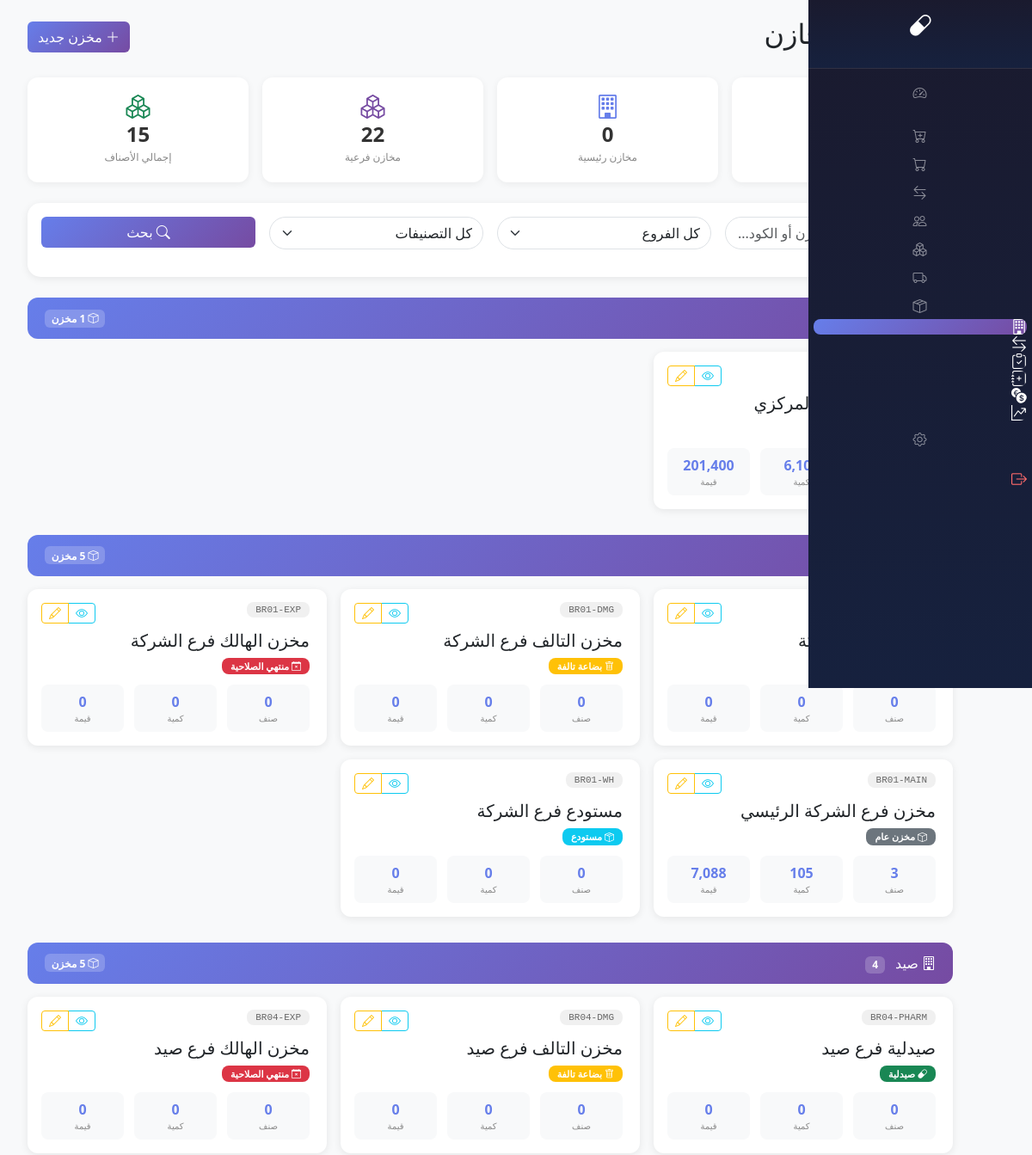
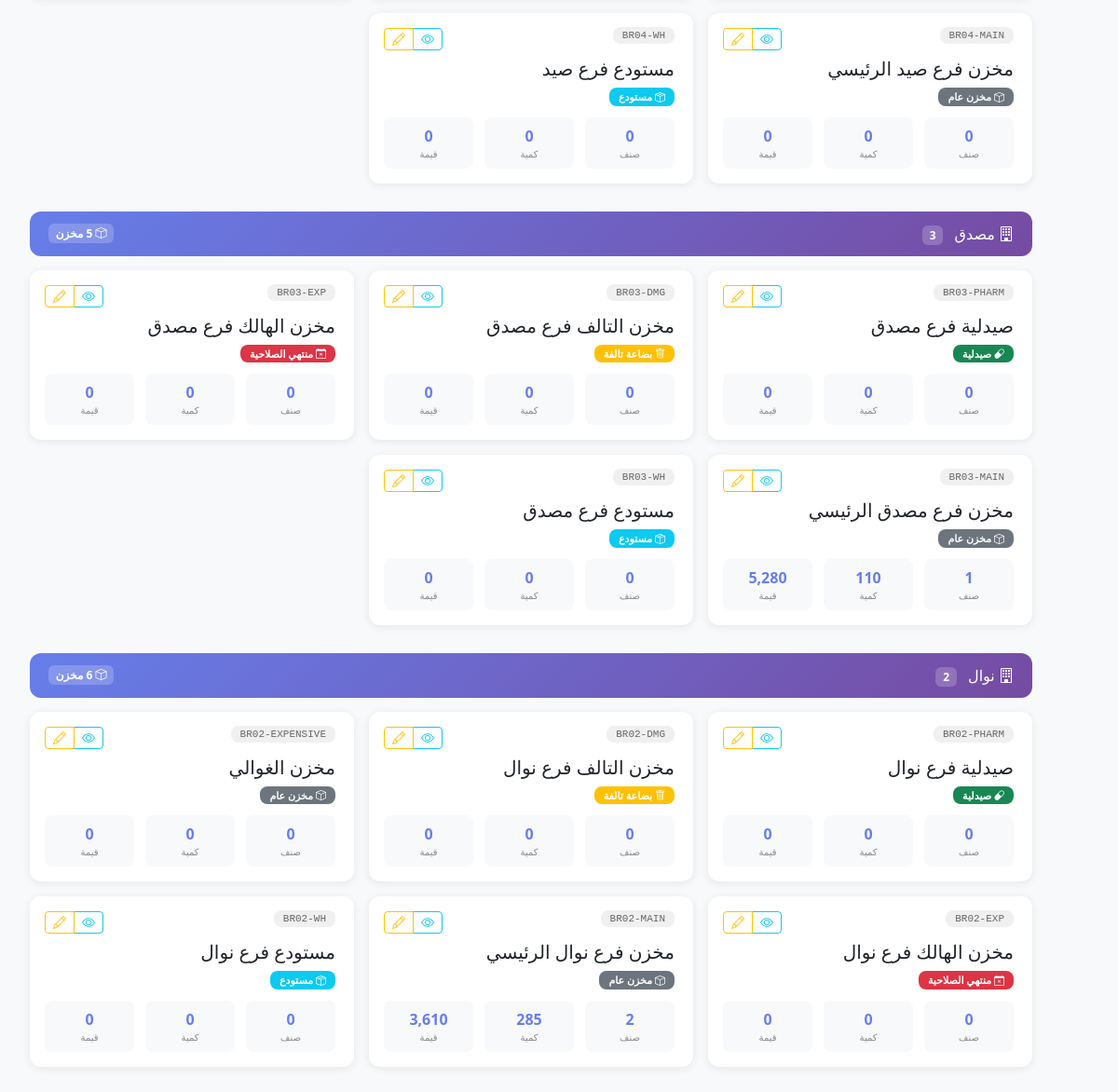
The app's page /modules/inventory/stores/index.php (signed in) with its own data (2 pictures, top to bottom).
### tables this page shows
CREATE TABLE `stores` (
  `id` int(11) NOT NULL,
  `store_code` varchar(20) NOT NULL,
  `store_name` varchar(100) NOT NULL,
  `store_type` enum('main','sub') NOT NULL DEFAULT 'sub',
  `store_category` enum('warehouse','pharmacy','expired','damaged','surplus','general') NOT NULL DEFAULT 'general',
  `branch_id` int(11) DEFAULT NULL,
  `parent_store_id` int(11) DEFAULT NULL,
  `is_active` tinyint(1) DEFAULT 1,
  `notes` text DEFAULT NULL,
  `created_by` int(11) DEFAULT NULL,
  `created_at` timestamp NOT NULL DEFAULT current_timestamp(),
  `updated_at` timestamp NOT NULL DEFAULT current_timestamp() ON UPDATE current_timestamp()
);

### modules/inventory/stores/index.php (the view, shortened to what this page needs)
<?php
$db = getDB();
$page_title = 'إدارة المخازن';
$cols = $db->query("SELECT COLUMN_NAME FROM INFORMATION_SCHEMA.COLUMNS WHERE TABLE_SCHEMA = DATABASE() AND TABLE_NAME = 'stores'")->fetchAll(PDO::FETCH_COLUMN);
$has_store_category = in_array('store_category', $cols);
$has_is_main_store = in_array('is_main_store', $cols);
$cols_items = $db->query("SELECT COLUMN_NAME FROM INFORMATION_SCHEMA.COLUMNS WHERE TABLE_SCHEMA = DATABASE() AND TABLE_NAME = 'inventory_items'")->fetchAll(PDO::FETCH_COLUMN);
$has_total_cost = in_array('total_cost', $cols_items);
$search = trim($_GET['search'] ?? '');
$where = "WHERE s.is_active = 1";
$params = [];
$total_cost_select = $has_total_cost
    ? "(SELECT COALESCE(SUM(total_cost), 0) FROM inventory_items WHERE store_id = s.id) as total_value"
    : "(SELECT COALESCE(SUM(quantity * unit_cost), 0) FROM inventory_items WHERE store_id = s.id) as total_value";
$order_by = $has_is_main_store
    ? "CASE WHEN s.is_main_store = 1 THEN 0 ELSE 1 END, b.branch_name, s.store_name"
    : "b.branch_name, s.store_name";
$sql = "SELECT
    s.*,
    b.branch_name,
    b.branch_code,
    (SELECT COUNT(DISTINCT product_id) FROM inventory_items WHERE store_id = s.id) as products_count,
    (SELECT COALESCE(SUM(quantity), 0) FROM inventory_items WHERE store_id = s.id) as total_stock,
    {$total_cost_select}
FROM stores s
LEFT JOIN branches b ON s.branch_id = b.id
{$where}
ORDER BY {$order_by}";
$stmt = $db->prepare($sql);
$stmt->execute($params);
$all_stores = $stmt->fetchAll();
$grouped_stores = [];
foreach ($all_stores as $store) {
    $branchKey = $store['branch_id'] ?? 0;
    $branchName = $store['branch_name'] ?? 'مركزي';
    if (!isset($grouped_stores[$branchKey])) {
        $grouped_stores[$branchKey] = [
            'branch_name' => $branchName,
            'branch_code' => $store['branch_code'] ?? '',
            'stores' => []
        ];
    }
    $grouped_stores[$branchKey]['stores'][] = $store;
}
$category_labels = [
    'main_store' => ['المخزن الرئيسي', 'bi-building', 'primary', 'border-primary'],
    'warehouse' => ['مستودع', 'bi-box-seam', 'info', 'border-info'],
    'pharmacy' => ['صيدلية', 'bi-capsule', 'success', 'border-success'],
    'expired' => ['منتهي الصلاحية', 'bi-calendar-x', 'danger', 'border-danger'],
    'damaged' => ['بضاعة تالفة', 'bi-trash', 'warning', 'border-warning'],
    'surplus' => ['مخزون فائض', 'bi-stack', 'secondary', 'border-secondary'],
    'general' => ['مخزن عام', 'bi-box', 'secondary', 'border-secondary']
];
$total_stores = count($all_stores);
$total_main = $has_is_main_store ? count(array_filter($all_stores, fn($s) => $s['is_main_store'])) : 0;
$total_sub = $total_stores - $total_main;
$total_products = array_sum(array_column($all_stores, 'products_count'));
require_once __DIR__ . '/../../../includes/sidebar.php';
?>
<!DOCTYPE html>
<html lang="ar" dir="rtl">
<head>
    <link href="https://cdn.jsdelivr.net/npm/bootstrap@5.3.2/dist/css/bootstrap.rtl.min.css" rel="stylesheet">
    <link href="https://cdn.jsdelivr.net/npm/bootstrap-icons@1.11.1/font/bootstrap-icons.css" rel="stylesheet">
</head>
<body>
    <div class="main-content">
        <div class="container-fluid">
            <div class="d-flex justify-content-between align-items-center mb-4">
                <h2><i class="bi bi-building"></i> <?= $page_title ?></h2>
                <a href="create.php" class="btn btn-primary"><i class="bi bi-plus-lg"></i> مخزن جديد</a>
            </div>
            <div class="row g-3 mb-4">
                <div class="col-md-3">
                    <div class="stat-card"><i class="bi bi-building"></i><div class="value"><?= number_format($total_stores) ?></div><div class="label">إجمالي المخازن</div></div>
                </div>
                <div class="col-md-3">
                    <div class="stat-card"><i class="bi bi-building" style="color: var(--primary)"></i><div class="value"><?= number_format($total_main) ?></div><div class="label">مخازن رئيسية</div></div>
                </div>
                <div class="col-md-3">
                    <div class="stat-card"><i class="bi bi-boxes" style="color: var(--secondary)"></i><div class="value"><?= number_format($total_sub) ?></div><div class="label">مخازن فرعية</div></div>
                </div>
                <div class="col-md-3">
                    <div class="stat-card"><i class="bi bi-boxes" style="color: #198754"></i><div class="value"><?= number_format($total_products) ?></div><div class="label">إجمالي الأصناف</div></div>
                </div>
            </div>
            <div class="card mb-4">
                <div class="card-body">
                    <form method="GET" action="" class="row g-3">
                        <div class="col-md-3">
                            <div class="search-box">
                                <i class="bi bi-search"></i>
                                <input type="text" name="search" class="form-control" placeholder="ابحث باسم المخزن أو الكود..." value="<?= htmlspecialchars($search) ?>">
                            </div>
                        </div>
                        <div class="col-md-3">
                            <select name="branch" class="form-select filter-box" onchange="this.form.submit()">
                                <option value="0">كل الفروع</option>
                            </select>
                        </div>
                        <?php if ($has_store_category): ?>
                        <div class="col-md-3">
                            <select name="category" class="form-select filter-box" onchange="this.form.submit()">
                                <option value="">كل التصنيفات</option>
                            </select>
                        </div>
                        <?php endif; ?>
                        <div class="col-md-3">
                            <button type="submit" class="btn btn-primary w-100"><i class="bi bi-search"></i> بحث</button>
                        </div>
                    </form>
                </div>
            </div>
            <?php if (empty($grouped_stores)): ?>
                <div class="card">
                    <div class="card-body text-center py-5">
                        <i class="bi bi-building" style="font-size: 48px; color: #ddd;"></i>
                        <h5 class="mt-3 text-muted">لا يوجد مخازن</h5>
                        <a href="create.php" class="btn btn-primary mt-3"><i class="bi bi-plus-lg"></i> إضافة مخزن جديد</a>
                    </div>
                </div>
            <?php else: ?>
                <?php foreach ($grouped_stores as $branchKey => $group): ?>
                <div class="branch-section">
                    <div class="branch-header">
                        <div>
                            <i class="bi bi-building"></i>
                            <h4 class="d-inline-block me-2"><?= htmlspecialchars($group['branch_name']) ?></h4>
                            <?php if ($group['branch_code']): ?><span class="badge"><?= htmlspecialchars($group['branch_code']) ?></span><?php endif; ?>
                        </div>
                        <span class="badge"><i class="bi bi-box"></i> <?= count($group['stores']) ?> مخزن</span>
                    </div>
                    <div class="row g-3">
                        <?php foreach ($group['stores'] as $store):
                            $cat_key = $has_store_category ? ($store['store_category'] ?? '') : '';
                            $cat_info = $category_labels[$cat_key] ?? ['مخزن', 'bi-box', 'secondary', 'border-secondary'];
                            $is_main = $has_is_main_store ? ($store['is_main_store'] ?? 0) : 0;
                            $card_class = $is_main ? 'main-store' : '';
                            $products_count = intval($store['products_count'] ?? 0);
                            $total_stock = floatval($store['total_stock'] ?? 0);
                            $total_value = floatval($store['total_value'] ?? 0);
                        ?>
                        <div class="col-md-6 col-lg-4">
                            <div class="card store-card <?= $card_class ?>">
                                <div class="card-body">
                                    <div class="d-flex justify-content-between align-items-start mb-2">
                                        <div>
                                            <span class="store-code"><?= htmlspecialchars($store['store_code']) ?></span>
                                        </div>
                                        <div class="btn-group">
                                            <a href="view.php?id=<?= $store['id'] ?>" class="btn btn-sm btn-outline-info" title="عرض"><i class="bi bi-eye"></i></a>
                                            <a href="edit.php?id=<?= $store['id'] ?>" class="btn btn-sm btn-outline-warning" title="تعديل"><i class="bi bi-pencil"></i></a>
                                        </div>
                                    </div>
                                    <h5 class="card-title mb-2"><?= htmlspecialchars($store['store_name']) ?></h5>
                                    <?php if ($has_store_category): ?>
                                    <span class="badge bg-<?= $cat_info[2] ?>" style="font-size: 11px; padding: 4px 10px; border-radius: 8px;">
                                        <i class="bi <?= $cat_info[1] ?>"></i> <?= $cat_info[0] ?>
                                    </span>
                                    <?php endif; ?>
                                    <div class="stats-row">
                                        <div class="stat"><div class="val"><?= number_format($products_count) ?></div><div class="lbl">صنف</div></div>
                                        <div class="stat"><div class="val"><?= number_format($total_stock, 0) ?></div><div class="lbl">كمية</div></div>
                                        <div class="stat"><div class="val"><?= number_format($total_value, 0) ?></div><div class="lbl">قيمة</div></div>
                                    </div>
                                </div>
                            </div>
                        </div>
                        <?php endforeach; ?>
                    </div>
                </div>
                <?php endforeach; ?>
            <?php endif; ?>
        </div>
    </div>
</body>
</html>

### includes/sidebar.php (style rules this page uses)
.main-content { margin-right: 60px !important; transition: margin-right 0.35s ease; }

### modules/inventory/stores/index.php (style rules this page uses)
:root { --primary: #667eea; --secondary: #764ba2; }
body { background: #f8f9fa; font-family: 'Segoe UI', Tahoma, Geneva, Verdana, sans-serif; }
.main-content { margin-right: 260px; padding: 20px; }
.card { border: none; border-radius: 15px; box-shadow: 0 2px 10px rgba(0,0,0,0.08); }
.btn-primary { background: linear-gradient(135deg, var(--primary) 0%, var(--secondary) 100%); border: none; }
.stat-card { background: white; border-radius: 12px; padding: 20px; text-align: center; box-shadow: 0 2px 8px rgba(0,0,0,0.06); }
.stat-card i { font-size: 28px; color: var(--primary); margin-bottom: 8px; }
.stat-card .value { font-size: 24px; font-weight: 700; color: #333; }
.stat-card .label { font-size: 12px; color: #888; }
.branch-section { margin-bottom: 30px; }
.branch-header { background: linear-gradient(135deg, #667eea 0%, #764ba2 100%); color: white; padding: 12px 20px; border-radius: 12px; margin-bottom: 15px; display: flex; justify-content: space-between; align-items: center; }
.branch-header h4 { margin: 0; font-size: 16px; }
.branch-header .badge { background: rgba(255,255,255,0.2); color: white; font-size: 12px; }
.store-card { transition: all 0.3s; border-right: 4px solid transparent; border-radius: 12px; background: white; }
.store-card .store-code { background: #f0f0f0; color: #666; padding: 3px 10px; border-radius: 8px; font-size: 11px; font-family: monospace; }
.stats-row { display: flex; gap: 12px; margin-top: 12px; }
.stats-row .stat { text-align: center; padding: 8px 12px; background: #f8f9fa; border-radius: 8px; flex: 1; }
.stats-row .stat .val { font-size: 16px; font-weight: 700; color: var(--primary); }
.stats-row .stat .lbl { font-size: 10px; color: #888; }
.filter-box { border-radius: 25px; }
.search-box { position: relative; }
.search-box i { position: absolute; right: 12px; top: 50%; transform: translateY(-50%); color: #999; }
.search-box input { padding-right: 40px; border-radius: 25px; }

### records on screen
stores: store_name "المخزن الرئيسي المركزي", store_category "مخزن عام", total_stock "6,100", total_value "201,400"
stores: store_name "صيدلية فرع الشركة", products_count "0", total_stock "0", total_value "0"
stores: store_code "BR01-DMG", store_name "مخزن التالف فرع الشركة", store_category "بضاعة تالفة", products_count "0", total_stock "0", total_value "0"
stores: store_code "BR01-EXP", store_name "مخزن الهالك فرع الشركة", store_category "منتهي الصلاحية", products_count "0", total_stock "0", total_value "0"
stores: store_code "BR01-MAIN", store_name "مخزن فرع الشركة الرئيسي", store_category "مخزن عام", products_count "3", total_stock "105", total_value "7,088"
stores: store_code "BR01-WH", store_name "مستودع فرع الشركة", store_category "مستودع", products_count "0", total_stock "0", total_value "0"
stores: store_code "BR04-PHARM", store_name "صيدلية فرع صيد", store_category "صيدلية", products_count "0", total_stock "0", total_value "0"
stores: store_code "BR04-DMG", store_name "مخزن التالف فرع صيد", store_category "بضاعة تالفة", products_count "0", total_stock "0", total_value "0"
stores: store_code "BR04-EXP", store_name "مخزن الهالك فرع صيد", store_category "منتهي الصلاحية", products_count "0", total_stock "0", total_value "0"
stores: store_code "BR04-MAIN", store_name "مخزن فرع صيد الرئيسي", store_category "مخزن عام", products_count "0", total_stock "0", total_value "0"
stores: store_code "BR04-WH", store_name "مستودع فرع صيد", store_category "مستودع", products_count "0", total_stock "0", total_value "0"
stores: store_code "BR03-PHARM", store_name "صيدلية فرع مصدق", store_category "صيدلية", products_count "0", total_stock "0", total_value "0"
stores: store_code "BR03-DMG", store_name "مخزن التالف فرع مصدق", store_category "بضاعة تالفة", products_count "0", total_stock "0", total_value "0"
stores: store_code "BR03-EXP", store_name "مخزن الهالك فرع مصدق", store_category "منتهي الصلاحية", products_count "0", total_stock "0", total_value "0"
stores: store_code "BR03-MAIN", store_name "مخزن فرع مصدق الرئيسي", store_category "مخزن عام", products_count "1", total_stock "110", total_value "5,280"
stores: store_code "BR03-WH", store_name "مستودع فرع مصدق", store_category "مستودع", products_count "0", total_stock "0", total_value "0"
stores: store_code "BR02-PHARM", store_name "صيدلية فرع نوال", store_category "صيدلية", products_count "0", total_stock "0", total_value "0"
stores: store_code "BR02-DMG", store_name "مخزن التالف فرع نوال", store_category "بضاعة تالفة", products_count "0", total_stock "0", total_value "0"
stores: store_code "BR02-EXPENSIVE", store_name "مخزن الغوالي", store_category "مخزن عام", products_count "0", total_stock "0", total_value "0"
stores: store_code "BR02-EXP", store_name "مخزن الهالك فرع نوال", store_category "منتهي الصلاحية", products_count "0", total_stock "0", total_value "0"
stores: store_code "BR02-MAIN", store_name "مخزن فرع نوال الرئيسي", store_category "مخزن عام", products_count "2", total_stock "285", total_value "3,610"
stores: store_code "BR02-WH", store_name "مستودع فرع نوال", store_category "مستودع", products_count "0", total_stock "0", total_value "0"

### other values on screen
$page_title "إدارة المخازن"
$total_main "0"
$total_sub "22"
$total_products "15"
$group['branch_name'] "مركزي"
$group['branch_name'] "صيد"
$group['branch_code'] "4"
$group['branch_name'] "مصدق"
$group['branch_code'] "3"
$group['branch_name'] "نوال"
$group['branch_code'] "2"
